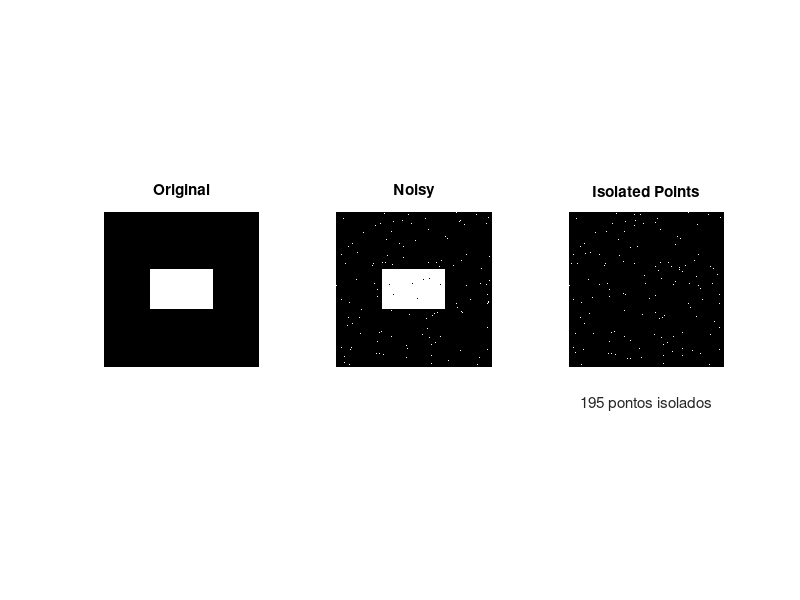

Recreate this plot in MATLAB.
%% TemplateCodeSVPI -------------------------------------------------------
% Name:       João Machado
% Num. Mec:   89132
% Date:       2022

%% Initial configurations
clc % Clear all text from command window
close all % Close all figures previously opened
clear % Clear previous environment variables
%addpath('../lib') % Update yout matlab path (the folder must exist)

list_of_exercises = { %Add, comment or uncomment at will
     %  'Ex1'
     'Ex2'
    %  'Ex3'
    %   'Ex4'
    %'Ex5'
    %   'Ex6'
    }; %Defines the exercise to be executed (one or more at a time).



%% Ex1 -------------------------------------------------------------------

exercise = 'Ex1'; % Define the name of the current exercise
if ismember(exercise, list_of_exercises) %... if exer. in list_of_exercises
    disp(['Executing ' exercise ':'])
    clearvars -except list_of_exercises % Delete all previously declared vars

    A = zeros(200, 200);

    A((200/2)-25:(200/2)+25, (200/2)-40:(200/2)+40) = 1; % 50 * 80

    B = imnoise(A, 'salt & Pepper',0.05); % Noise

    F = ones(3,3)/9; % Filtro 3x3 com todos os valores 1/9
    C = filter2(F, B); % Filtro da média aplicando a matriz a cima

    D = medfilt2(B,[3,3]); % Aplicar á imagem com ruído a mediana para eliminar o ruído
    % [3,3] size dos vizinhos

    figure(1)
    subplot(141)
    imshow(A)
    title("Original")

    subplot(142)
    imshow(B)
    title("Ruido")

    subplot(143)
    imshow(C)
    title("Media")

    subplot(144)
    imshow(D)
    title("Mediana")

end



%% Ex2 -------------------------------------------------------------------

exercise = 'Ex2'; % Define the name of the current exercise
if ismember(exercise, list_of_exercises) %... if exer. in list_of_exercises
    disp(['Executing ' exercise ':'])
    clearvars -except list_of_exercises % Delete all previously declared vars

    rng(0)

    A = zeros(200, 200);

    A(75:125,60:140) = 1; % 50 * 80

    B = imnoise(A, 'salt & Pepper',0.01); % Noise

    F = -1*[1 1 1; 1 -8 1; 1 1 1]; % Filtro 3x3 com todos os valores 1/9
    R=filter2(F,B);
    C = filter2(F, B); % Filtro da média aplicando a matriz a cima

    Miso=abs(R)==8;


    D = medfilt2(B,[3,3]); % Aplicar á imagem com ruído a mediana para eliminar o ruído
    % [3,3] size dos vizinhos

    figure(1)
    subplot(1,3,3)
    imshow(Miso)
    title("Isolated Points")

    %Compute number of points
    npts=nnz(Miso);
    xlabel([num2str(npts) ' pontos isolados'])


    subplot(1,3,1)
    imshow(A)
    title("Original")

    subplot(1,3,2)
    imshow(B)
    title("Noisy")



end



%% Ex4 -------------------------------------------------------------------

exercise = 'Ex3'; % Define the name of the current exercise
if ismember(exercise, list_of_exercises) %... if exer. in list_of_exercises
    disp(['Executing ' exercise ':'])
    clearvars -except list_of_exercises % Delete all previously declared vars

    rng(0)
    lins=200;
    cols=200;

    A=zeros(lins,cols);
    A(lins/2-50/2:lins/2+50/2,cols/2-80/2:cols/2+80/2)=1;

    T=imnoise(A,'salt & pepper',0.005);

    F=zeros(3,3,4);
    F(:,:,1)=[1 1 1; 1 -8 1; 1 1 1];
    F(:,:,2)=[1 2 1; 2 -12 2; 1 2 1];
    F(:,:,3)=[-1 1 -1; 1 4 1; -1 1 -1];
    F(:,:,4)=[1 2 3; 4 -100 5; 6 7 8];

    W=[-8 -12 4 -100];
    Nw=[8 12 0 36];

    for n=1:4
        X=filter2(F(:,:,n),T);
        ZW=(X==W(n));
        ZB=(X==Nw(n));

        subplot(2,4,n),imshow(ZW)
        str=sprintf('Total %d',nnz(ZW));
        xlabel(str)

        subplot(2,4,4+n),imshow(ZB)
        str=sprintf('Total %d',nnz(ZB));
            xlabel(str)

    end


end

%% Ex4 -------------------------------------------------------------------

exercise = 'Ex4'; % Define the name of the current exercise
if ismember(exercise, list_of_exercises) %... if exer. in list_of_exercises
    disp(['Executing ' exercise ':'])
    clearvars -except list_of_exercises % Delete all previously declared vars

    A=[0 0 0 0 0 1 0 0 0 0 0 0 0 0 0 0 0 0 0 0 0
        0 1 0 1 1 1 0 1 0 1 1 1 1 1 1 1 0 1 1 1 0
        0 1 0 1 0 1 0 1 0 1 0 1 0 0 0 1 0 0 0 1 0
        0 1 1 1 0 1 0 1 1 1 0 1 0 1 0 1 1 1 1 1 0
        0 0 0 0 0 1 0 0 0 0 0 1 0 1 0 0 0 0 0 1 0
        0 1 1 1 0 1 1 1 1 1 1 1 0 1 1 1 1 1 0 1 0
        0 1 0 1 0 0 0 0 0 0 0 0 0 1 0 1 0 0 0 1 0
        0 1 0 1 0 1 1 1 1 1 1 1 1 1 0 1 0 1 1 1 0
        0 1 0 1 0 1 0 0 0 0 0 1 0 1 0 1 0 1 0 0 0
        0 1 0 1 1 1 0 1 1 1 0 1 0 1 0 1 1 1 0 1 0
        0 1 0 0 0 0 0 0 0 1 0 1 0 1 0 0 0 0 0 1 0
        0 1 0 1 1 1 1 1 1 1 0 1 0 1 1 1 0 1 1 1 0
        0 1 0 0 0 0 0 1 0 1 0 1 0 0 0 1 0 0 0 1 0
        0 1 1 1 1 1 0 1 0 1 0 1 1 1 0 1 1 1 0 1 0
        0 0 0 0 0 1 0 1 0 0 0 1 0 0 0 0 0 1 0 1 0
        0 1 1 1 0 1 0 1 1 1 1 1 0 1 1 1 1 1 0 1 0
        0 1 0 1 0 1 0 0 0 0 0 1 0 1 0 0 0 0 0 1 0
        0 1 0 1 1 1 0 1 1 1 0 1 0 1 1 1 1 1 0 1 0
        0 1 0 0 0 0 0 1 0 1 0 0 0 0 0 0 0 1 0 1 0
        0 1 1 1 1 1 1 1 0 1 1 1 1 1 1 1 1 1 1 1 1
        0 0 0 0 0 0 0 0 0 0 0 0 0 0 0 0 0 0 0 0 0];

    figure;
    %Show maze
    subplot(2,1,1);
    imshow(A)
    vs_imgrid(A)
    title('Maze')

    %detect intersections
    F=[100 1 100; 1 -8 1; 100 1 100];
    R=filter2(F,A);
    Mint=R==-5;


    %Show intersections
    subplot(2,1,2);
    imshow(Mint)
    vs_imgrid(Mint)
    title('Intersections')


    [ys,xs]=find(Mint);

    hold on;
    subplot(2,1,1)
    plot(xs,ys,'r*')

end

%% Ex5 -------------------------------------------------------------------

exercise = 'Ex5'; % Define the name of the current exercise
if ismember(exercise, list_of_exercises) %... if exer. in list_of_exercises
    disp(['Executing ' exercise ':'])
    clearvars -except list_of_exercises % Delete all previously declared vars

    A=[0 0 0 0 0 1 0 0 0 0 0 0 0 0 0 0 0 0 0 0 0
        0 1 0 1 1 1 0 1 0 1 1 1 1 1 1 1 0 1 1 1 0
        0 1 0 1 0 1 0 1 0 1 0 1 0 0 0 1 0 0 0 1 0
        0 1 1 1 0 1 0 1 1 1 0 1 0 1 0 1 1 1 1 1 0
        0 0 0 0 0 1 0 0 0 0 0 1 0 1 0 0 0 0 0 1 0
        0 1 1 1 0 1 1 1 1 1 1 1 0 1 1 1 1 1 0 1 0
        0 1 0 1 0 0 0 0 0 0 0 0 0 1 0 1 0 0 0 1 0
        0 1 0 1 0 1 1 1 1 1 1 1 1 1 0 1 0 1 1 1 0
        0 1 0 1 0 1 0 0 0 0 0 1 0 1 0 1 0 1 0 0 0
        0 1 0 1 1 1 0 1 1 1 0 1 0 1 0 1 1 1 0 1 0
        0 1 0 0 0 0 0 0 0 1 0 1 0 1 0 0 0 0 0 1 0
        0 1 0 1 1 1 1 1 1 1 0 1 0 1 1 1 0 1 1 1 0
        0 1 0 0 0 0 0 1 0 1 0 1 0 0 0 1 0 0 0 1 0
        0 1 1 1 1 1 0 1 0 1 0 1 1 1 0 1 1 1 0 1 0
        0 0 0 0 0 1 0 1 0 0 0 1 0 0 0 0 0 1 0 1 0
        0 1 1 1 0 1 0 1 1 1 1 1 0 1 1 1 1 1 0 1 0
        0 1 0 1 0 1 0 0 0 0 0 1 0 1 0 0 0 0 0 1 0
        0 1 0 1 1 1 0 1 1 1 0 1 0 1 1 1 1 1 0 1 0
        0 1 0 0 0 0 0 1 0 1 0 0 0 0 0 0 0 1 0 1 0
        0 1 1 1 1 1 1 1 0 1 1 1 1 1 1 1 1 1 1 1 1
        0 0 0 0 0 0 0 0 0 0 0 0 0 0 0 0 0 0 0 0 0];


    figure;
    %Show maze
    subplot(2,1,1);
    imshow(A)
    vs_imgrid(A)
    title('Maze')

    Allwhite=A*0+1;

    %detect intersections
    F=[100 1 100; 1 -8 1; 100 1 100];


    for i=1:1000
        E=imnoise(Allwhite,'salt & pepper',0.01);

        %Show intersections
        subplot(2,1,2);
        imshow(E)
        vs_imgrid(E)
        title('Eliminate')
        
        %Step 2: delete black pixels in E from A
        A(E==0)=0;
        

        R=filter2(F,A);
        Mint=R==-5;
        n_intr=nnz(Mint);



        %Show A with deleted pixels

        subplot(2,1,1)
        imshow(A)
        vs_imgrid(A)
        title('Mazes')



        [ys,xs]=find(Mint);
        subplot(2,1,1)
        plot(xs,ys,'*r')

        pause(0.5)


        if n_intr==0
            disp('No more intersections')
            break;
        end

    end


end





%% Ex6 -------------------------------------------------------------------

exercise = 'Ex6'; % Define the name of the current exercise
if ismember(exercise, list_of_exercises) %... if exer. in list_of_exercises
    disp(['Executing ' exercise ':'])
    clearvars -except list_of_exercises % Delete all previously declared vars

    A=[0 0 0 0 0 1 0 0 0 0 0 0 0 0 0 0 0 0 0 0 0
        0 1 0 1 1 1 0 1 0 1 1 1 1 1 1 1 0 1 1 1 0
        0 1 0 1 0 1 0 1 0 1 0 1 0 0 0 1 0 0 0 1 0
        0 1 1 1 0 1 0 1 1 1 0 1 0 1 0 1 1 1 1 1 0
        0 0 0 0 0 1 0 0 0 0 0 1 0 1 0 0 0 0 0 1 0
        0 1 1 1 0 1 1 1 1 1 1 1 0 1 1 1 1 1 0 1 0
        0 1 0 1 0 0 0 0 0 0 0 0 0 1 0 1 0 0 0 1 0
        0 1 0 1 0 1 1 1 1 1 1 1 1 1 0 1 0 1 1 1 0
        0 1 0 1 0 1 0 0 0 0 0 1 0 1 0 1 0 1 0 0 0
        0 1 0 1 1 1 0 1 1 1 0 1 0 1 0 1 1 1 0 1 0
        0 1 0 0 0 0 0 0 0 1 0 1 0 1 0 0 0 0 0 1 0
        0 1 0 1 1 1 1 1 1 1 0 1 0 1 1 1 0 1 1 1 0
        0 1 0 0 0 0 0 1 0 1 0 1 0 0 0 1 0 0 0 1 0
        0 1 1 1 1 1 0 1 0 1 0 1 1 1 0 1 1 1 0 1 0
        0 0 0 0 0 1 0 1 0 0 0 1 0 0 0 0 0 1 0 1 0
        0 1 1 1 0 1 0 1 1 1 1 1 0 1 1 1 1 1 0 1 0
        0 1 0 1 0 1 0 0 0 0 0 1 0 1 0 0 0 0 0 1 0
        0 1 0 1 1 1 0 1 1 1 0 1 0 1 1 1 1 1 0 1 0
        0 1 0 0 0 0 0 1 0 1 0 0 0 0 0 0 0 1 0 1 0
        0 1 1 1 1 1 1 1 0 1 1 1 1 1 1 1 1 1 1 1 1
        0 0 0 0 0 0 0 0 0 0 0 0 0 0 0 0 0 0 0 0 0];

    figure;
    %Show maze
    subplot(2,1,1);
    imshow(A)
    vs_imgrid(A)
    title('Maze')

    Allwhite=A*0+1;

    %detect intersections
    F=[0 1 0; 1 -8 1; 0 1 0];


    for i=1:1000
        E=imnoise(Allwhite,'salt & pepper',0.01);

        %Show intersections
        subplot(2,1,2);
        imshow(E)
        vs_imgrid(E)
        title('Eliminate')
        
        %Step 2: delete black pixels in E from A
        

        R=filter2(F,A);
        Mbecos=R==-7;
        Mbecos(1,:)=0;
        Mbecos(end,:)=0;
        Mbecos(:,1)=0;
        Mbecos(:,end)=0;
        A(Mbecos)=0;

        n_becos=nnz(Mbecos);



        %Show A with deleted pixels

        subplot(2,1,1)
        imshow(A)
        vs_imgrid(A)
        title('Mazes')



        [ys,xs]=find(Mbecos);
        subplot(2,1,1)
        plot(xs,ys,'*r')

        pause(0.1)


        if n_becos==0
            disp('No more dead ends')
            break;
        end

    end





end
